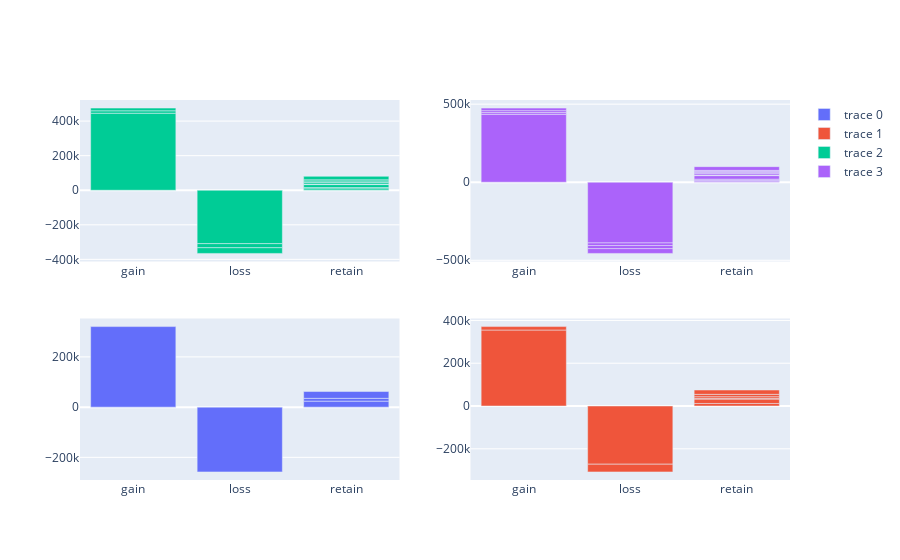

Notebook source saved alongside this figure:
### Code cell
fig = make_subplots(rows=2, cols=2, start_cell="bottom-left")


fig.add_trace(go.Bar(x=grouped14['behavior1'], y=grouped14['count']), 
                     row=1, col=1),

fig.add_trace(go.Bar(x=grouped15['behavior1'], y=grouped15['count']),
              row=1, col=2)

fig.add_trace(go.Bar(x=grouped16['behavior1'], y=grouped16['count']),
              row=2, col=1)

fig.add_trace(go.Bar(x=grouped17['behavior1'], y=grouped17['count']),
              row=2, col=2)

fig.show()

### Figure 1 — Plotly figure (JSON) as saved in the notebook; plotly's stock layout.template omitted (floating-point values rounded to 4 significant figures)
{"data": [{"type": "bar", "x": ["gain", "loss", "retain", "retain", "retain"], "xaxis": "x", "y": ["320673", "-257939", "23847", "11171", "27112"], "yaxis": "y"}, {"type": "bar", "x": ["gain", "gain", "loss", "loss", "retain", "retain", "retain", "retain", "retain", "retain"], "xaxis": "x2", "y": ["355137", "16153", "-272006", "-36050", "11858", "20407", "3149", "8085", "11073", "20175"], "yaxis": "y2"}, {"type": "bar", "x": ["gain", "gain", "gain", "loss", "loss", "loss", "retain", "retain", "retain", "retain", "retain", "retain", "retain", "retain", "retain"], "xaxis": "x3", "y": ["445598", "14005", "15786", "-309059", "-23603", "-32928", "8579", "6952", "17217", "1692", "1725", "8719", "8359", "7062", "20142"], "yaxis": "y3"}, {"type": "bar", "x": ["gain", "gain", "gain", "gain", "loss", "loss", "loss", "loss", "retain", "retain", "retain", "retain", "retain", "retain", "retain", "retain", "retain", "retain", "retain", "retain"], "xaxis": "x4", "y": ["434991", "10996", "12393", "16520", "-389060", "-16702", "-19628", "-30755", "7235", "5338", "6955", "22740", "1214", "1242", "1804", "9951", "7484", "5317", "6564", "23847"], "yaxis": "y4"}], "layout": {"xaxis": {"anchor": "y", "domain": [0, 0.45]}, "xaxis2": {"anchor": "y2", "domain": [0.55, 1]}, "xaxis3": {"anchor": "y3", "domain": [0, 0.45]}, "xaxis4": {"anchor": "y4", "domain": [0.55, 1]}, "yaxis": {"anchor": "x", "domain": [0, 0.425]}, "yaxis2": {"anchor": "x2", "domain": [0, 0.425]}, "yaxis3": {"anchor": "x3", "domain": [0.575, 1]}, "yaxis4": {"anchor": "x4", "domain": [0.575, 1]}}}
